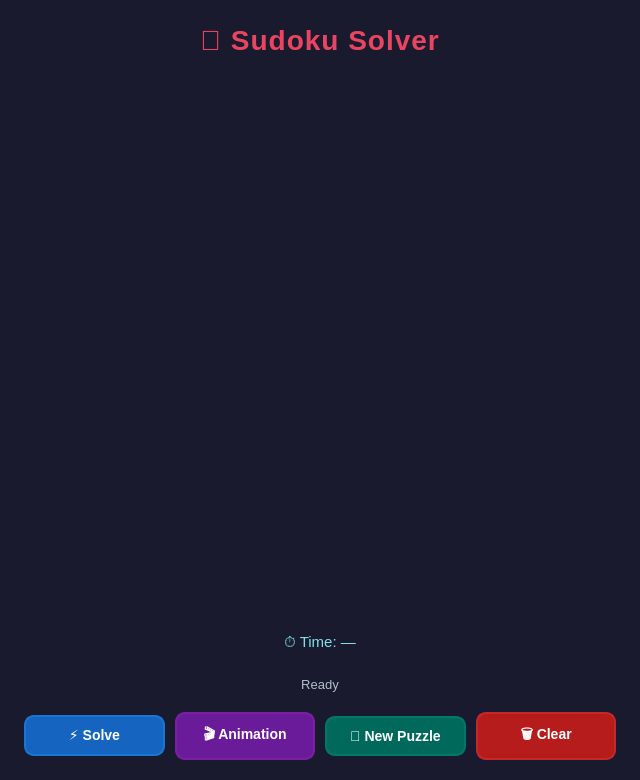
<?xml version="1.0" encoding="UTF-8"?>
<ui version="4.0">
    <class>MainWindow</class>
    <widget class="QMainWindow" name="MainWindow">
        <property name="geometry">
            <rect>
                <x>0</x>
                <y>0</y>
                <width>640</width>
                <height>780</height>
            </rect>
        </property>
        <property name="minimumSize">
            <size>
                <width>640</width>
                <height>780</height>
            </size>
        </property>
        <property name="maximumSize">
            <size>
                <width>1200</width>
                <height>1400</height>
            </size>
        </property>
        <property name="windowTitle">
            <string>Sudoku Solver • Qt6</string>
        </property>
        <property name="styleSheet">
            <string notr="true">/* ── General ── */
                QMainWindow { background-color: #1A1A2E; }
                QWidget { background-color: #1A1A2E; }

                /* ── Title ── */
                QLabel#titleLabel {
                color: #E94560;
                font-size: 28px;
                font-weight: bold;
                letter-spacing: 1px;
                padding: 4px;
                }

                /* ── Time label ── */
                QLabel#timeLabel {
                color: #80DEEA;
                font-size: 15px;
                }

                /* ── Status message ── */
                QLabel#statusLabel {
                color: #B0BEC5;
                font-size: 13px;
                padding: 4px;
                }

                /* ── Button base style ── */
                QPushButton {
                border: 2px solid transparent;
                border-radius: 10px;
                font-size: 14px;
                font-weight: bold;
                padding: 10px 16px;
                color: #FFFFFF;
                }
                QPushButton:pressed {
                border: 2px inset rgba(0, 0, 0, 0.3);
                }
                QPushButton:disabled {
                color: #90CAF9;
                opacity: 0.6;
                }

                /* ── Solve Button ── */
                QPushButton#solveBtn {
                background-color: #1565C0;
                border-color: #1976D2;
                }
                QPushButton#solveBtn:hover {
                background-color: #1E88E5;
                border-color: #2196F3;
                border: 2px solid #2196F3;
                }
                QPushButton#solveBtn:pressed {
                background-color: #1565C0;
                border: 2px inset rgba(0, 0, 0, 0.3);
                }

                /* ── Animation Button ── */
                QPushButton#animateBtn {
                background-color: #6A1B9A;
                border-color: #7B1FA2;
                }
                QPushButton#animateBtn:hover {
                background-color: #7B1FA2;
                border-color: #8E24AA;
                border: 2px solid #8E24AA;
                }
                QPushButton#animateBtn:pressed {
                background-color: #6A1B9A;
                border: 2px inset rgba(0, 0, 0, 0.3);
                }

                /* ── New Puzzle Button ── */
                QPushButton#newPuzzleBtn {
                background-color: #00695C;
                border-color: #00796B;
                }
                QPushButton#newPuzzleBtn:hover {
                background-color: #00796B;
                border-color: #00897B;
                border: 2px solid #00897B;
                }
                QPushButton#newPuzzleBtn:pressed {
                background-color: #00695C;
                border: 2px inset rgba(0, 0, 0, 0.3);
                }

                /* ── Clear Button ── */
                QPushButton#clearBtn {
                background-color: #B71C1C;
                border-color: #C62828;
                }
                QPushButton#clearBtn:hover {
                background-color: #C62828;
                border-color: #D32F2F;
                border: 2px solid #D32F2F;
                }
                QPushButton#clearBtn:pressed {
                background-color: #B71C1C;
                border: 2px inset rgba(0, 0, 0, 0.3);
                }
            </string>
        </property>
        <widget class="QWidget" name="centralwidget">
            <layout class="QVBoxLayout" name="mainLayout">
                <property name="sizeConstraint">
                    <enum>QLayout::SetMinimumSize</enum>
                </property>
                <property name="leftMargin">
                    <number>24</number>
                </property>
                <property name="topMargin">
                    <number>20</number>
                </property>
                <property name="rightMargin">
                    <number>24</number>
                </property>
                <property name="bottomMargin">
                    <number>20</number>
                </property>
                <property name="spacing">
                    <number>14</number>
                </property>
                <!-- Title -->
                <item>
                    <widget class="QLabel" name="titleLabel">
                        <property name="text">
                            <string>🧩 Sudoku Solver</string>
                        </property>
                        <property name="alignment">
                            <set>Qt::AlignCenter</set>
                        </property>
                    </widget>
                </item>
                <!-- Sudoku Grid (Custom Widget) -->
                <item alignment="Qt::AlignCenter">
                    <widget class="SudokuGrid" name="grid">
                        <property name="sizePolicy">
                            <sizepolicy hsizetype="Fixed" vsizetype="Fixed">
                                <horstretch>0</horstretch>
                                <verstretch>0</verstretch>
                            </sizepolicy>
                        </property>
                        <property name="minimumSize">
                            <size>
                                <width>540</width>
                                <height>540</height>
                            </size>
                        </property>
                        <property name="maximumSize">
                            <size>
                                <width>540</width>
                                <height>540</height>
                            </size>
                        </property>
                    </widget>
                </item>
                <!-- Time Label -->
                <item>
                    <widget class="QLabel" name="timeLabel">
                        <property name="text">
                            <string>⏱ Time: —</string>
                        </property>
                        <property name="alignment">
                            <set>Qt::AlignCenter</set>
                        </property>
                    </widget>
                </item>
                <!-- Status Label -->
                <item>
                    <widget class="QLabel" name="statusLabel">
                        <property name="text">
                            <string>Ready</string>
                        </property>
                        <property name="maximumHeight">
                            <number>40</number>
                        </property>
                        <property name="wordWrap">
                            <bool>true</bool>
                        </property>
                        <property name="alignment">
                            <set>Qt::AlignCenter</set>
                        </property>
                    </widget>
                </item>
                <!-- Buttons -->
                <item>
                    <layout class="QHBoxLayout" name="buttonLayout">
                        <property name="spacing">
                            <number>10</number>
                        </property>
                        <item>
                            <widget class="QPushButton" name="solveBtn">
                                <property name="minimumHeight">
                                    <number>46</number>
                                </property>
                                <property name="text">
                                    <string>⚡ Solve</string>
                                </property>
                                <property name="cursor">
                                    <cursorShape>PointingHandCursor</cursorShape>
                                </property>
                            </widget>
                        </item>
                        <item>
                            <widget class="QPushButton" name="animateBtn">
                                <property name="minimumHeight">
                                    <number>46</number>
                                </property>
                                <property name="text">
                                    <string>🎬 Animation</string>
                                </property>
                                <property name="cursor">
                                    <cursorShape>PointingHandCursor</cursorShape>
                                </property>
                            </widget>
                        </item>
                        <item>
                            <widget class="QPushButton" name="newPuzzleBtn">
                                <property name="minimumHeight">
                                    <number>46</number>
                                </property>
                                <property name="text">
                                    <string>🎲 New Puzzle</string>
                                </property>
                                <property name="cursor">
                                    <cursorShape>PointingHandCursor</cursorShape>
                                </property>
                            </widget>
                        </item>
                        <item>
                            <widget class="QPushButton" name="clearBtn">
                                <property name="minimumHeight">
                                    <number>46</number>
                                </property>
                                <property name="text">
                                    <string>🗑 Clear</string>
                                </property>
                                <property name="cursor">
                                    <cursorShape>PointingHandCursor</cursorShape>
                                </property>
                            </widget>
                        </item>
                    </layout>
                </item>
            </layout>
        </widget>
    </widget>
    <customwidgets>
        <customwidget>
            <class>SudokuGrid</class>
            <extends>QWidget</extends>
            <header>SudokuGrid.hpp</header>
        </customwidget>
    </customwidgets>
</ui>
